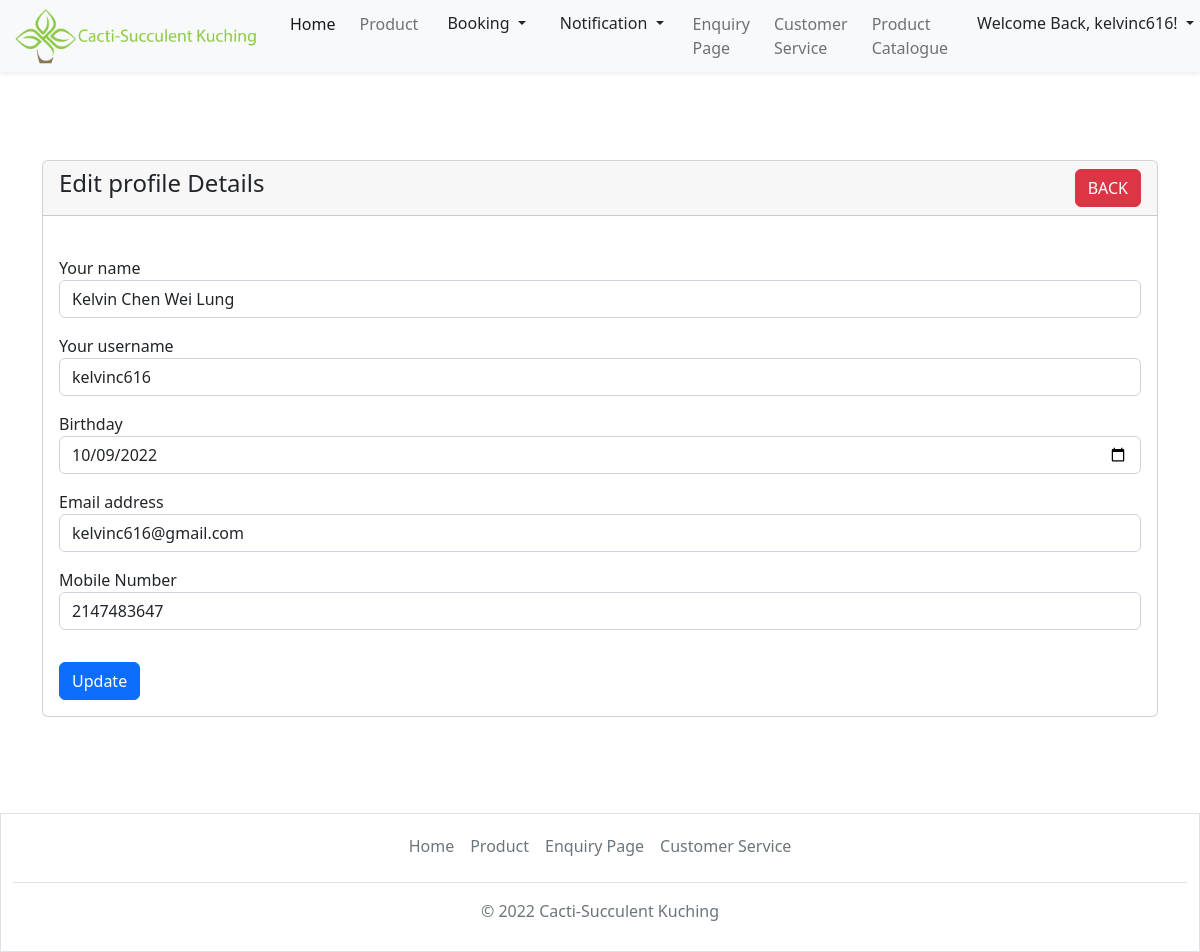
Page /editprofile.php?id=22 (signed in) on the committed database.
### tables this page shows
CREATE TABLE `users` (
  `id` int(100) NOT NULL,
  `username` varchar(100) NOT NULL,
  `full_name` varchar(100) DEFAULT NULL,
  `birthday` date DEFAULT NULL,
  `contact_number` varchar(100) DEFAULT NULL,
  `email` varchar(100) NOT NULL,
  `user_type` varchar(100) NOT NULL,
  `password` varchar(100) NOT NULL
);

### editprofile.php (the view, shortened to what this page needs)
<?php
 include('Account.php');
$id = mysqli_real_escape_string($con, $_GET['id']);
$query = "SELECT * FROM users WHERE id='$id'";
$query_run = mysqli_query($con, $query);
$userInfo = mysqli_fetch_array($query_run);
?>
<!doctype html>
<html lang="en">
    <head>
        <link rel="stylesheet" href="styles\homepage.css">
        <link href="https://cdn.jsdelivr.net/npm/bootstrap@5.2.2/dist/css/bootstrap.min.css" rel="stylesheet">
    </head>
<body>
<nav class="navbar navbar-expand-lg">
    <div class="container-fluid fixed-top shadow-sm bg-light">
        <a class="navbar-brand" href="home.php">
            <img src="images\logo.png" alt="logo" style="width:250px;" class="rounded-pill">
        </a>
        <div class="collapse navbar-collapse justify-content-end" id="collapsibleNavbar">
            <ul class="navbar-nav">
                <li class="nav-item p-1">
                    <a class="nav-link active" href="home.php">Home</a>
                </li>
                <li class="nav-item p-1">
                    <a class="nav-link" href="#">Product</a>
                </li>
                <li class="nav-item p-1">
                    <div class="dropdown">
                        <button class="btn dropdown-toggle" type="button" data-bs-toggle="dropdown" aria-expanded="false">
                             Booking
                        </button>
                    </div>
                </li>
                <li class="nav-item p-1">
                    <div class="dropdown" >
                        <button class="btn dropdown-toggle" type="button" data-bs-toggle="dropdown" data-bs-auto-close="false" aria-expanded="false">
                             Notification
                        </button>
                    </div>
                </li>
                <li class="nav-item p-1">
                    <a class="nav-link" href="enquiryPage.php">Enquiry Page</a>
                </li>
                <li class="nav-item p-1">
                    <a class="nav-link" href="customerservice.php">Customer Service</a>
                </li>
                <li class="nav-item p-1">
                    <a class="nav-link" href="productcatalogue.php">Product Catalogue</a>
                </li>
                <li class="nav-item p-1">
                    <div class="dropdown">
                        <button class="btn dropdown-toggle" type="button" data-bs-toggle="dropdown" aria-expanded="false">
                             Welcome Back, <?php echo $_SESSION['user']['username']; ?>!
                        </button>
                    </div>
                </li>
            </ul>
        </div>
    </div>
</nav>
<br></br><br></br>
<div class="container mt-5">
<div class="row">
    <div class="col-md-12">
        <div class="card">
            <div class="card-header">
                <h4>Edit profile Details
                    <a href="profile.php?id=<?= $userInfo['id']; ?>" class="btn btn-danger float-end">BACK</a>
                </h4>
            </div>
            <div class="card-body">
                <?php
                    if(isset($_GET['id'])){
                    $id = mysqli_real_escape_string($con, $_GET['id']);
                    $query = "SELECT * FROM users WHERE id='$id'";
                    $query_run = mysqli_query($con, $query);
                    if(mysqli_num_rows($query_run) > 0)
                    {
                        $userInfo = mysqli_fetch_array($query_run);
                        ?>
                        <form class="" action="" method="POST">
                            <br>
                            <div class="form-group pb-3">
                              <label for="name">Your name</label>
                              <input type="text" name="name" value="<?php echo $userInfo['full_name']; ?>" class="form-control" required />
                            </div>
                            <div class="form-group pb-3">
                              <label for="username">Your username</label>
                              <input type="text" name="username" value="<?php echo $userInfo['username']; ?>" class="form-control" required />
                            </div>
                            <div class="form-group pb-3">
                              <label for="username">Birthday</label>
                              <input type="date" name="birthday" value="<?php echo $userInfo['birthday']; ?>" class="form-control" required />
                            </div>
                            <div class="form-group pb-3">
                              <label for="email">Email address</label>
                              <input type="email" id="email" name="email" value="<?php echo $userInfo['email']; ?>" class="form-control"required  />
                            </div>
                            <div class="form-group pb-3">
                              <label for="mobile">Mobile Number</label>
                              <input type="text" id="contactnum" name="contactnum" value="<?php echo $userInfo['contact_number']; ?>" class="form-control" pattern="^(01)[0-46-9]*[0-9]{7,8}$" required  />
                            </div>
                            <div class="form-group pt-3">
                              <button type="submit" id="update_user" name="update_user" class="btn btn-primary" >Update</button>
                            </div>
                        </form>
                        <?php
                         }
                    }
                ?>
            </div>
        </div>
    </div>
</div>
</div>
<br></br><br></br>
<div class="container-fluid border" style="width: 100%;">
  <footer class="py-1 my-2 ">
    <ul class="nav justify-content-center border-bottom pb-3 mb-3">
      <li class="nav-item"><a href="home.php" class="nav-link px-2 text-muted">Home</a></li>
      <li class="nav-item"><a href="#" class="nav-link px-2 text-muted">Product</a></li>
      <li class="nav-item"><a href="#" class="nav-link px-2 text-muted">Enquiry Page</a></li>
      <li class="nav-item"><a href="#" class="nav-link px-2 text-muted">Customer Service</a></li>
    </ul>
    <p class="text-center text-muted">© 2022 Cacti-Succulent Kuching</p>
  </footer>
</div>
</body>
</html>

### rows in the picture
users: name "Kelvin Chen Wei Lung", username "kelvinc616", birthday "10/09/2022", email "kelvinc616@gmail.com", contactnum "2147483647"

### other values in the picture
$_SESSION['user']['username'] "kelvinc616"
